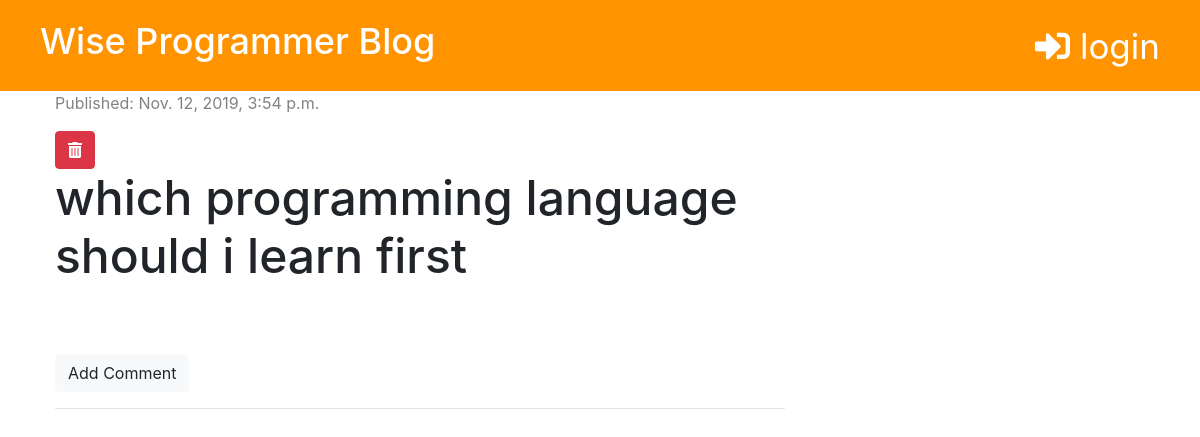
The page /post/13/ on the database as committed earlier.
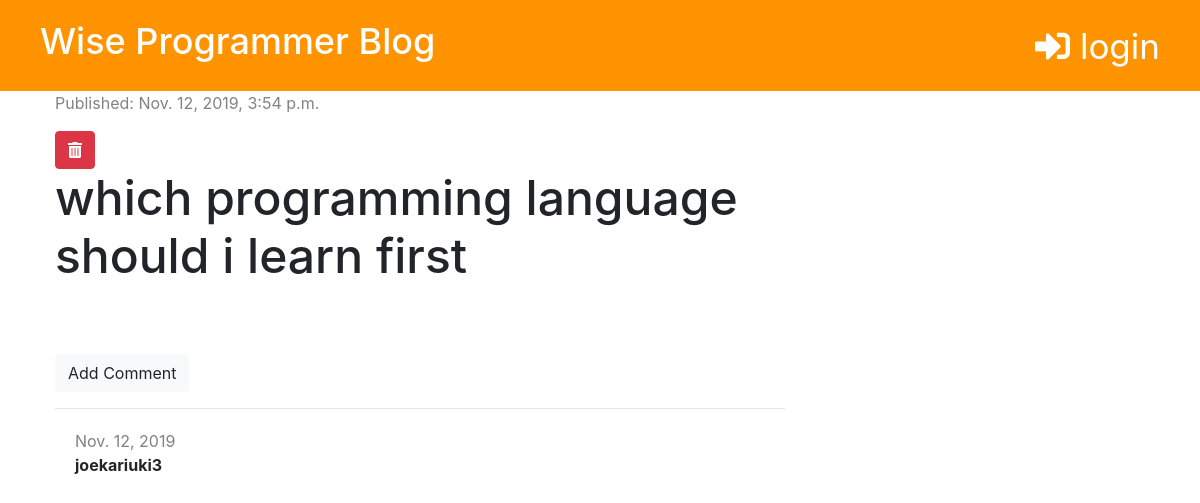
The same page on the database as committed later.
### blog/models.py (models this page shows, shortened)
class Comment(models.Model):
    post = models.ForeignKey('blog.Post', on_delete=models.CASCADE, related_name='comments')
    author = models.CharField(max_length=200)
    text = models.TextField()
    created_date = models.DateField(default=timezone.now)
    approved = models.BooleanField(default=False)

### blog/views.py (the view)
# urls.py: path('post/<int:pk>/', views.post_detail, name='post_detail'),
def post_detail(request, pk):
    post = get_object_or_404(Post, pk=pk)
    stuff_for_frontend = {'post': post}
    return render(request, 'blog/post_detail.html', stuff_for_frontend)

### blog/templatetags/markdownify.py (called while the page is built)
@register.filter
def markdown(value):
    renderer = HighlightRenderer()
    markdown = mistune.Markdown(renderer=renderer)
    return markdown(value)

### blog/templates/blog/post_detail.html (shortened to what this page needs)
{% extends 'blog/base.html' %}
{% load markdownify %}
{% block content%}
{% if post.published_date %}
<div class="post">
  <div class="date">
    <p>Published: {{ post.published_date }}</p>
  </div>
  {% else %}
  <a href="{% url 'post_publish' pk=post.pk %}" class="btn btn-primary">Publish</a>
  {% endif %}
    <a href="{% url 'post_delete' pk=post.pk %}" class="btn btn-danger" onclick="return confirm('Are you sure you want to delete this Post ?')">
        <i class="fas fa-trash-alt" ></i>
    </a>
  <h1>{{ post.title }}</h1>
  </div>
<a href="{% url 'add_comment_to_post' pk=post.pk %}" class="btn btn-light" >Add Comment</a>
  <hr>
  {% for comment in post.comments.all %}
      {% if user.is_authenticated or comment.approved %}
          <div class="comment">
              <div class="date">
                    {{comment.created_date}}
              </div>
                <strong><p> {{comment.author}} </p></strong>
          </div>
      {% endif %}
      {% empty %}
      <p>No comment yet...</p>
{% endfor %}
{% endblock %}

Rows that differ between the two databases and show on the page:
now on this page (row edited): Comment: created_date "Nov. 12, 2019", author "joekariuki3"
